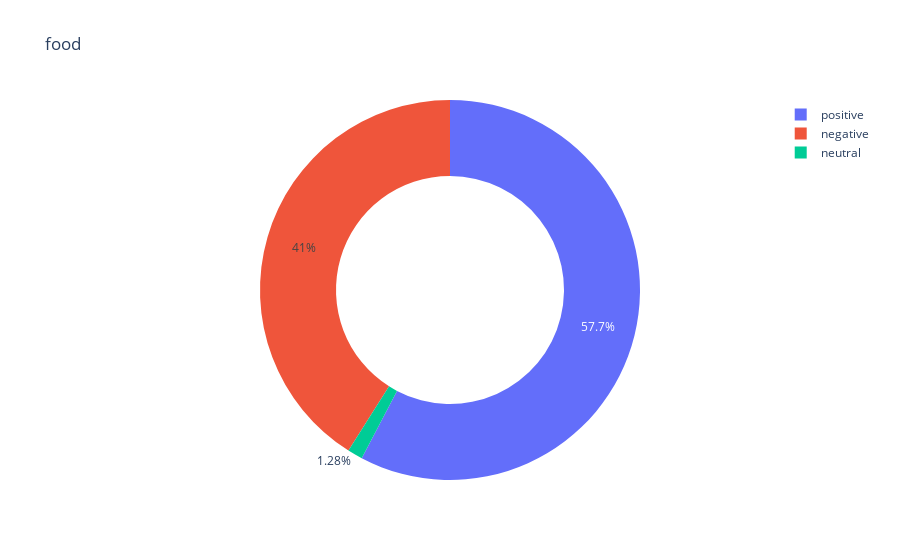

The code cell stored with this chart in its notebook:
### Markdown cell above
Mostly customers give positive review about entertainment. This shows the customers are satisfied with this service.

### Code cell
data = df[df['predicted_labels']== labels[2]]
plot_data(data,labels[2])

### Figure 1 — Plotly figure (JSON) as saved in the notebook; plotly's stock layout.template omitted (floating-point values rounded to 4 significant figures)
{"data": [{"domain": {"x": [0, 1], "y": [0, 1]}, "hole": 0.6, "hovertemplate": "label=%{label}<br>value=%{value}<extra></extra>", "labels": ["negative", "neutral", "positive"], "legendgroup": "", "name": "", "showlegend": true, "type": "pie", "values": [32, 1, 45]}], "layout": {"legend": {"tracegroupgap": 0}, "title": {"text": "food"}}}
